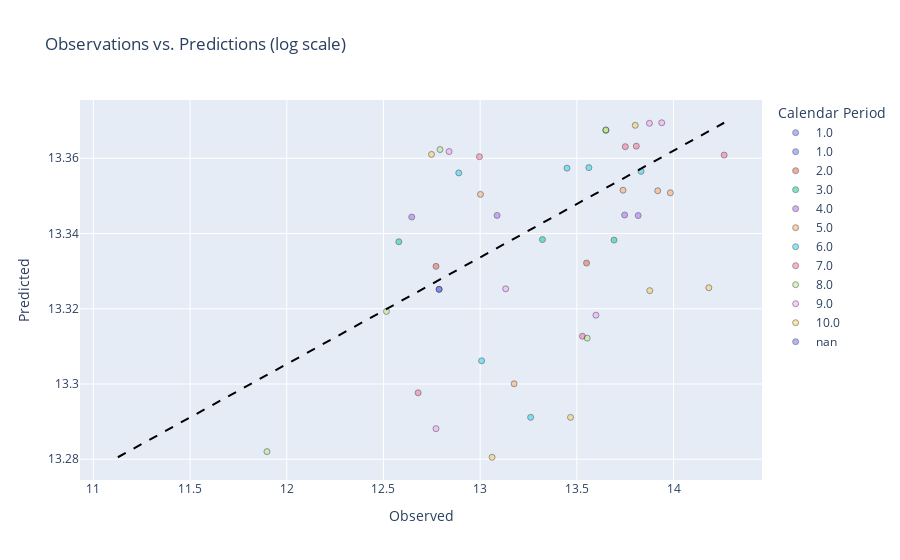

Notebook cell for this chart:
### Code cell
r.tweedie.plot.obs_pred(log=True, color='cal')

### Figure 1 — Plotly figure (JSON) as saved in the notebook; plotly's stock layout.template omitted (floating-point values rounded to 4 significant figures)
{"data": [{"customdata": [[2001, 1, "1.0"]], "hovertemplate": "Calendar Period=%{customdata[2]}<br>Observed=%{x}<br>Predicted=%{y}<br>Accident Period=%{customdata[0]}<br>Development Period=%{customdata[1]}<extra></extra>", "legendgroup": "1.0", "marker": {"color": "#636efa", "line": {"color": "black", "width": 0.75}, "opacity": 0.5, "symbol": "circle"}, "mode": "markers", "name": "1.0", "orientation": "v", "showlegend": true, "type": "scatter", "x": [12.79], "xaxis": "x", "y": [13.33], "yaxis": "y"}, {"customdata": [[2002, 1, "2.0"], [2001, 2, "2.0"]], "hovertemplate": "Calendar Period=%{customdata[2]}<br>Observed=%{x}<br>Predicted=%{y}<br>Accident Period=%{customdata[0]}<br>Development Period=%{customdata[1]}<extra></extra>", "legendgroup": "2.0", "marker": {"color": "#EF553B", "line": {"color": "black", "width": 0.75}, "opacity": 0.5, "symbol": "circle"}, "mode": "markers", "name": "2.0", "orientation": "v", "showlegend": true, "type": "scatter", "x": [12.77, 13.55], "xaxis": "x", "y": [13.33, 13.33], "yaxis": "y"}, {"customdata": [[2003, 1, "3.0"], [2002, 2, "3.0"], [2001, 3, "3.0"]], "hovertemplate": "Calendar Period=%{customdata[2]}<br>Observed=%{x}<br>Predicted=%{y}<br>Accident Period=%{customdata[0]}<br>Development Period=%{customdata[1]}<extra></extra>", "legendgroup": "3.0", "marker": {"color": "#00cc96", "line": {"color": "black", "width": 0.75}, "opacity": 0.5, "symbol": "circle"}, "mode": "markers", "name": "3.0", "orientation": "v", "showlegend": true, "type": "scatter", "x": [12.58, 13.69, 13.32], "xaxis": "x", "y": [13.34, 13.34, 13.34], "yaxis": "y"}, {"customdata": [[2004, 1, "4.0"], [2003, 2, "4.0"], [2002, 3, "4.0"], [2001, 4, "4.0"]], "hovertemplate": "Calendar Period=%{customdata[2]}<br>Observed=%{x}<br>Predicted=%{y}<br>Accident Period=%{customdata[0]}<br>Development Period=%{customdata[1]}<extra></extra>", "legendgroup": "4.0", "marker": {"color": "#ab63fa", "line": {"color": "black", "width": 0.75}, "opacity": 0.5, "symbol": "circle"}, "mode": "markers", "name": "4.0", "orientation": "v", "showlegend": true, "type": "scatter", "x": [12.65, 13.82, 13.75, 13.09], "xaxis": "x", "y": [13.34, 13.34, 13.34, 13.34], "yaxis": "y"}, {"customdata": [[2005, 1, "5.0"], [2004, 2, "5.0"], [2003, 3, "5.0"], [2002, 4, "5.0"], [2001, 5, "5.0"]], "hovertemplate": "Calendar Period=%{customdata[2]}<br>Observed=%{x}<br>Predicted=%{y}<br>Accident Period=%{customdata[0]}<br>Development Period=%{customdata[1]}<extra></extra>", "legendgroup": "5.0", "marker": {"color": "#FFA15A", "line": {"color": "black", "width": 0.75}, "opacity": 0.5, "symbol": "circle"}, "mode": "markers", "name": "5.0", "orientation": "v", "showlegend": true, "type": "scatter", "x": [13.0, 13.92, 13.74, 13.98, 13.18], "xaxis": "x", "y": [13.35, 13.35, 13.35, 13.35, 13.3], "yaxis": "y"}, {"customdata": [[2006, 1, "6.0"], [2005, 2, "6.0"], [2004, 3, "6.0"], [2003, 4, "6.0"], [2002, 5, "6.0"], [2001, 6, "6.0"]], "hovertemplate": "Calendar Period=%{customdata[2]}<br>Observed=%{x}<br>Predicted=%{y}<br>Accident Period=%{customdata[0]}<br>Development Period=%{customdata[1]}<extra></extra>", "legendgroup": "6.0", "marker": {"color": "#19d3f3", "line": {"color": "black", "width": 0.75}, "opacity": 0.5, "symbol": "circle"}, "mode": "markers", "name": "6.0", "orientation": "v", "showlegend": true, "type": "scatter", "x": [12.89, 13.45, 13.56, 13.83, 13.01, 13.26], "xaxis": "x", "y": [13.36, 13.36, 13.36, 13.36, 13.31, 13.29], "yaxis": "y"}, {"customdata": [[2007, 1, "7.0"], [2006, 2, "7.0"], [2005, 3, "7.0"], [2004, 4, "7.0"], [2003, 5, "7.0"], [2002, 6, "7.0"], [2001, 7, "7.0"]], "hovertemplate": "Calendar Period=%{customdata[2]}<br>Observed=%{x}<br>Predicted=%{y}<br>Accident Period=%{customdata[0]}<br>Development Period=%{customdata[1]}<extra></extra>", "legendgroup": "7.0", "marker": {"color": "#FF6692", "line": {"color": "black", "width": 0.75}, "opacity": 0.5, "symbol": "circle"}, "mode": "markers", "name": "7.0", "orientation": "v", "showlegend": true, "type": "scatter", "x": [13.0, 13.75, 13.81, 14.26, 13.53, 12.68, 11.89], "xaxis": "x", "y": [13.36, 13.36, 13.36, 13.36, 13.31, 13.3, null], "yaxis": "y"}, {"customdata": [[2008, 1, "8.0"], [2007, 2, "8.0"], [2006, 3, "8.0"], [2005, 4, "8.0"], [2004, 5, "8.0"], [2003, 6, "8.0"], [2002, 7, "8.0"], [2001, 8, "8.0"]], "hovertemplate": "Calendar Period=%{customdata[2]}<br>Observed=%{x}<br>Predicted=%{y}<br>Accident Period=%{customdata[0]}<br>Development Period=%{customdata[1]}<extra></extra>", "legendgroup": "8.0", "marker": {"color": "#B6E880", "line": {"color": "black", "width": 0.75}, "opacity": 0.5, "symbol": "circle"}, "mode": "markers", "name": "8.0", "orientation": "v", "showlegend": true, "type": "scatter", "x": [12.79, 13.65, 13.65, 13.55, 12.52, 11.9, 13.18, 11.85], "xaxis": "x", "y": [13.36, 13.37, 13.37, 13.31, 13.32, 13.28, null, null], "yaxis": "y"}, {"customdata": [[2009, 1, "9.0"], [2008, 2, "9.0"], [2007, 3, "9.0"], [2006, 4, "9.0"], [2005, 5, "9.0"], [2004, 6, "9.0"], [2003, 7, "9.0"], [2002, 8, "9.0"], [2001, 9, "9.0"]], "hovertemplate": "Calendar Period=%{customdata[2]}<br>Observed=%{x}<br>Predicted=%{y}<br>Accident Period=%{customdata[0]}<br>Development Period=%{customdata[1]}<extra></extra>", "legendgroup": "9.0", "marker": {"color": "#FF97FF", "line": {"color": "black", "width": 0.75}, "opacity": 0.5, "symbol": "circle"}, "mode": "markers", "name": "9.0", "orientation": "v", "showlegend": true, "type": "scatter", "x": [12.84, 13.88, 13.94, 13.6, 13.13, 12.77, 13.11, 12.49, 12.33], "xaxis": "x", "y": [13.36, 13.37, 13.37, 13.32, 13.33, 13.29, null, null, null], "yaxis": "y"}, {"customdata": [[2010, 1, "10.0"], [2009, 2, "10.0"], [2008, 3, "10.0"], [2007, 4, "10.0"], [2006, 5, "10.0"], [2005, 6, "10.0"], [2004, 7, "10.0"], [2003, 8, "10.0"], [2002, 9, "10.0"], [2001, 10, "10.0"]], "hovertemplate": "Calendar Period=%{customdata[2]}<br>Observed=%{x}<br>Predicted=%{y}<br>Accident Period=%{customdata[0]}<br>Development Period=%{customdata[1]}<extra></extra>", "legendgroup": "10.0", "marker": {"color": "#FECB52", "line": {"color": "black", "width": 0.75}, "opacity": 0.5, "symbol": "circle"}, "mode": "markers", "name": "10.0", "orientation": "v", "showlegend": true, "type": "scatter", "x": [12.75, 13.8, 14.18, 13.88, 13.47, 13.06, 12.24, 12.54, 12.96, 11.13], "xaxis": "x", "y": [13.36, 13.37, 13.33, 13.32, 13.29, 13.28, null, null, null, null], "yaxis": "y"}, {"customdata": [[null, null, "nan"], [null, null, "nan"], [null, null, "nan"], [null, null, "nan"], [null, null, "nan"], [null, null, "nan"], [null, null, "nan"], [null, null, "nan"], [null, null, "nan"], [null, null, "nan"]], "hovertemplate": "Calendar Period=%{customdata[2]}<br>Observed=%{x}<br>Predicted=%{y}<br>Accident Period=%{customdata[0]}<br>Development Period=%{customdata[1]}<extra></extra>", "legendgroup": "nan", "marker": {"color": "#636efa", "line": {"color": "black", "width": 0.75}, "opacity": 0.5, "symbol": "circle"}, "mode": "markers", "name": "nan", "orientation": "v", "showlegend": true, "type": "scatter", "x": [null, null, null, null, null, null, null, null, null, null], "xaxis": "x", "y": [13.33, 13.33, 13.34, 13.33, 13.34, 13.34, 13.3, 13.3, 13.31, 13.29], "yaxis": "y"}, {"customdata": [[2001, 1, "1.0"]], "hovertemplate": "Calendar Period=%{customdata[2]}<br>Observed=%{x}<br>Predicted=%{y}<br>Accident Period=%{customdata[0]}<br>Development Period=%{customdata[1]}<extra></extra>", "legendgroup": "1.0", "marker": {"color": "#636efa", "line": {"color": "black", "width": 0.75}, "opacity": 0.5, "symbol": "circle"}, "mode": "markers", "name": "1.0", "orientation": "v", "showlegend": true, "type": "scatter", "x": [12.79], "xaxis": "x", "y": [13.33], "yaxis": "y"}], "layout": {"legend": {"title": {"text": "Calendar Period"}, "tracegroupgap": 0}, "shapes": [{"line": {"color": "black", "dash": "dash"}, "type": "line", "x0": 11.13, "x1": 14.26, "y0": 13.28, "y1": 13.37}], "title": {"text": "Observations vs. Predictions (log scale)"}, "xaxis": {"anchor": "y", "domain": [0, 1], "title": {"text": "Observed"}}, "yaxis": {"anchor": "x", "domain": [0, 1], "title": {"text": "Predicted"}}}}
